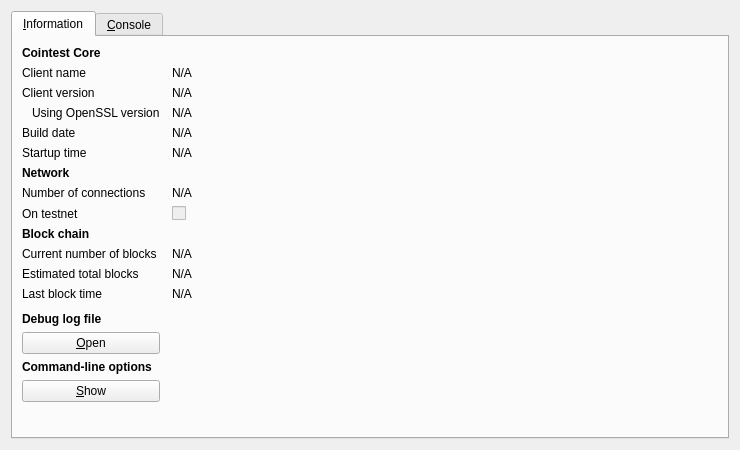
<?xml version="1.0" encoding="UTF-8"?>
<ui version="4.0">
 <class>RPCConsole</class>
 <widget class="QDialog" name="RPCConsole">
  <property name="geometry">
   <rect>
    <x>0</x>
    <y>0</y>
    <width>740</width>
    <height>450</height>
   </rect>
  </property>
  <property name="windowTitle">
   <string>Cointest - Debug window</string>
  </property>
  <layout class="QVBoxLayout" name="verticalLayout_2">
   <item>
    <widget class="QTabWidget" name="tabWidget">
     <property name="currentIndex">
      <number>0</number>
     </property>
     <widget class="QWidget" name="tab_info">
      <attribute name="title">
       <string>&amp;Information</string>
      </attribute>
      <layout class="QGridLayout" name="gridLayout" columnstretch="0,1">
       <property name="horizontalSpacing">
        <number>12</number>
       </property>
       <item row="0" column="0">
        <widget class="QLabel" name="label_9">
         <property name="font">
          <font>
           <weight>75</weight>
           <bold>true</bold>
          </font>
         </property>
         <property name="text">
          <string>Cointest Core</string>
         </property>
        </widget>
       </item>
       <item row="1" column="0">
        <widget class="QLabel" name="label_5">
         <property name="text">
          <string>Client name</string>
         </property>
        </widget>
       </item>
       <item row="1" column="1">
        <widget class="QLabel" name="clientName">
         <property name="cursor">
          <cursorShape>IBeamCursor</cursorShape>
         </property>
         <property name="text">
          <string>N/A</string>
         </property>
         <property name="textFormat">
          <enum>Qt::PlainText</enum>
         </property>
         <property name="textInteractionFlags">
          <set>Qt::LinksAccessibleByMouse|Qt::TextSelectableByKeyboard|Qt::TextSelectableByMouse</set>
         </property>
        </widget>
       </item>
       <item row="2" column="0">
        <widget class="QLabel" name="label_6">
         <property name="text">
          <string>Client version</string>
         </property>
        </widget>
       </item>
       <item row="2" column="1">
        <widget class="QLabel" name="clientVersion">
         <property name="cursor">
          <cursorShape>IBeamCursor</cursorShape>
         </property>
         <property name="text">
          <string>N/A</string>
         </property>
         <property name="textFormat">
          <enum>Qt::PlainText</enum>
         </property>
         <property name="textInteractionFlags">
          <set>Qt::LinksAccessibleByMouse|Qt::TextSelectableByKeyboard|Qt::TextSelectableByMouse</set>
         </property>
        </widget>
       </item>
       <item row="3" column="0">
        <widget class="QLabel" name="label_14">
         <property name="text">
          <string>Using OpenSSL version</string>
         </property>
         <property name="indent">
          <number>10</number>
         </property>
        </widget>
       </item>
       <item row="3" column="1">
        <widget class="QLabel" name="openSSLVersion">
         <property name="cursor">
          <cursorShape>IBeamCursor</cursorShape>
         </property>
         <property name="text">
          <string>N/A</string>
         </property>
         <property name="textFormat">
          <enum>Qt::PlainText</enum>
         </property>
         <property name="textInteractionFlags">
          <set>Qt::LinksAccessibleByMouse|Qt::TextSelectableByKeyboard|Qt::TextSelectableByMouse</set>
         </property>
        </widget>
       </item>
       <item row="4" column="0">
        <widget class="QLabel" name="label_12">
         <property name="text">
          <string>Build date</string>
         </property>
        </widget>
       </item>
       <item row="4" column="1">
        <widget class="QLabel" name="buildDate">
         <property name="cursor">
          <cursorShape>IBeamCursor</cursorShape>
         </property>
         <property name="text">
          <string>N/A</string>
         </property>
         <property name="textFormat">
          <enum>Qt::PlainText</enum>
         </property>
         <property name="textInteractionFlags">
          <set>Qt::LinksAccessibleByMouse|Qt::TextSelectableByKeyboard|Qt::TextSelectableByMouse</set>
         </property>
        </widget>
       </item>
       <item row="5" column="0">
        <widget class="QLabel" name="label_13">
         <property name="text">
          <string>Startup time</string>
         </property>
        </widget>
       </item>
       <item row="5" column="1">
        <widget class="QLabel" name="startupTime">
         <property name="cursor">
          <cursorShape>IBeamCursor</cursorShape>
         </property>
         <property name="text">
          <string>N/A</string>
         </property>
         <property name="textFormat">
          <enum>Qt::PlainText</enum>
         </property>
         <property name="textInteractionFlags">
          <set>Qt::LinksAccessibleByMouse|Qt::TextSelectableByKeyboard|Qt::TextSelectableByMouse</set>
         </property>
        </widget>
       </item>
       <item row="6" column="0">
        <widget class="QLabel" name="label_11">
         <property name="font">
          <font>
           <weight>75</weight>
           <bold>true</bold>
          </font>
         </property>
         <property name="text">
          <string>Network</string>
         </property>
        </widget>
       </item>
       <item row="7" column="0">
        <widget class="QLabel" name="label_7">
         <property name="text">
          <string>Number of connections</string>
         </property>
        </widget>
       </item>
       <item row="7" column="1">
        <widget class="QLabel" name="numberOfConnections">
         <property name="cursor">
          <cursorShape>IBeamCursor</cursorShape>
         </property>
         <property name="text">
          <string>N/A</string>
         </property>
         <property name="textFormat">
          <enum>Qt::PlainText</enum>
         </property>
         <property name="textInteractionFlags">
          <set>Qt::LinksAccessibleByMouse|Qt::TextSelectableByKeyboard|Qt::TextSelectableByMouse</set>
         </property>
        </widget>
       </item>
       <item row="8" column="0">
        <widget class="QLabel" name="label_8">
         <property name="text">
          <string>On testnet</string>
         </property>
        </widget>
       </item>
       <item row="8" column="1">
        <widget class="QCheckBox" name="isTestNet">
         <property name="enabled">
          <bool>false</bool>
         </property>
         <property name="text">
          <string/>
         </property>
        </widget>
       </item>
       <item row="9" column="0">
        <widget class="QLabel" name="label_10">
         <property name="font">
          <font>
           <weight>75</weight>
           <bold>true</bold>
          </font>
         </property>
         <property name="text">
          <string>Block chain</string>
         </property>
        </widget>
       </item>
       <item row="10" column="0">
        <widget class="QLabel" name="label_3">
         <property name="text">
          <string>Current number of blocks</string>
         </property>
        </widget>
       </item>
       <item row="10" column="1">
        <widget class="QLabel" name="numberOfBlocks">
         <property name="cursor">
          <cursorShape>IBeamCursor</cursorShape>
         </property>
         <property name="text">
          <string>N/A</string>
         </property>
         <property name="textFormat">
          <enum>Qt::PlainText</enum>
         </property>
         <property name="textInteractionFlags">
          <set>Qt::LinksAccessibleByMouse|Qt::TextSelectableByKeyboard|Qt::TextSelectableByMouse</set>
         </property>
        </widget>
       </item>
       <item row="11" column="0">
        <widget class="QLabel" name="label_4">
         <property name="text">
          <string>Estimated total blocks</string>
         </property>
        </widget>
       </item>
       <item row="11" column="1">
        <widget class="QLabel" name="totalBlocks">
         <property name="cursor">
          <cursorShape>IBeamCursor</cursorShape>
         </property>
         <property name="text">
          <string>N/A</string>
         </property>
         <property name="textFormat">
          <enum>Qt::PlainText</enum>
         </property>
         <property name="textInteractionFlags">
          <set>Qt::LinksAccessibleByMouse|Qt::TextSelectableByKeyboard|Qt::TextSelectableByMouse</set>
         </property>
        </widget>
       </item>
       <item row="12" column="0">
        <widget class="QLabel" name="label_2">
         <property name="text">
          <string>Last block time</string>
         </property>
        </widget>
       </item>
       <item row="12" column="1">
        <widget class="QLabel" name="lastBlockTime">
         <property name="cursor">
          <cursorShape>IBeamCursor</cursorShape>
         </property>
         <property name="text">
          <string>N/A</string>
         </property>
         <property name="textFormat">
          <enum>Qt::PlainText</enum>
         </property>
         <property name="textInteractionFlags">
          <set>Qt::LinksAccessibleByMouse|Qt::TextSelectableByKeyboard|Qt::TextSelectableByMouse</set>
         </property>
        </widget>
       </item>
       <item row="13" column="0">
        <spacer name="verticalSpacer_2">
         <property name="orientation">
          <enum>Qt::Vertical</enum>
         </property>
         <property name="sizeHint" stdset="0">
          <size>
           <width>20</width>
           <height>20</height>
          </size>
         </property>
        </spacer>
       </item>
       <item row="14" column="0">
        <widget class="QLabel" name="labelDebugLogfile">
         <property name="font">
          <font>
           <weight>75</weight>
           <bold>true</bold>
          </font>
         </property>
         <property name="text">
          <string>Debug log file</string>
         </property>
        </widget>
       </item>
       <item row="15" column="0">
        <widget class="QPushButton" name="openDebugLogfileButton">
         <property name="toolTip">
          <string>Open the Cointest debug log file from the current data directory. This can take a few seconds for large log files.</string>
         </property>
         <property name="text">
          <string>&amp;Open</string>
         </property>
         <property name="autoDefault">
          <bool>false</bool>
         </property>
        </widget>
       </item>
       <item row="16" column="0">
        <widget class="QLabel" name="labelCLOptions">
         <property name="font">
          <font>
           <weight>75</weight>
           <bold>true</bold>
          </font>
         </property>
         <property name="text">
          <string>Command-line options</string>
         </property>
        </widget>
       </item>
       <item row="17" column="0">
        <widget class="QPushButton" name="showCLOptionsButton">
         <property name="toolTip">
          <string>Show the Cointest-Qt help message to get a list with possible Cointest command-line options.</string>
         </property>
         <property name="text">
          <string>&amp;Show</string>
         </property>
         <property name="autoDefault">
          <bool>false</bool>
         </property>
        </widget>
       </item>
       <item row="18" column="0">
        <spacer name="verticalSpacer">
         <property name="orientation">
          <enum>Qt::Vertical</enum>
         </property>
         <property name="sizeHint" stdset="0">
          <size>
           <width>20</width>
           <height>40</height>
          </size>
         </property>
        </spacer>
       </item>
      </layout>
     </widget>
     <widget class="QWidget" name="tab_console">
      <attribute name="title">
       <string>&amp;Console</string>
      </attribute>
      <layout class="QVBoxLayout" name="verticalLayout_3">
       <property name="spacing">
        <number>3</number>
       </property>
       <item>
        <widget class="QTextEdit" name="messagesWidget">
         <property name="minimumSize">
          <size>
           <width>0</width>
           <height>100</height>
          </size>
         </property>
         <property name="readOnly">
          <bool>true</bool>
         </property>
         <property name="tabKeyNavigation" stdset="0">
          <bool>false</bool>
         </property>
         <property name="columnCount" stdset="0">
          <number>2</number>
         </property>
        </widget>
       </item>
       <item>
        <layout class="QHBoxLayout" name="horizontalLayout">
         <property name="spacing">
          <number>3</number>
         </property>
         <item>
          <widget class="QLabel" name="label">
           <property name="text">
            <string notr="true">&gt;</string>
           </property>
          </widget>
         </item>
         <item>
          <widget class="QLineEdit" name="lineEdit"/>
         </item>
         <item>
          <widget class="QPushButton" name="clearButton">
           <property name="maximumSize">
            <size>
             <width>24</width>
             <height>24</height>
            </size>
           </property>
           <property name="toolTip">
            <string>Clear console</string>
           </property>
           <property name="text">
            <string/>
           </property>
           <property name="icon">
            <iconset resource="../bitcoin.qrc">
             <normaloff>:/icons/remove</normaloff>:/icons/remove</iconset>
           </property>
           <property name="shortcut">
            <string notr="true">Ctrl+L</string>
           </property>
           <property name="autoDefault">
            <bool>false</bool>
           </property>
          </widget>
         </item>
        </layout>
       </item>
      </layout>
     </widget>
    </widget>
   </item>
  </layout>
 </widget>
 <resources>
  <include location="../bitcoin.qrc"/>
 </resources>
 <connections/>
</ui>
